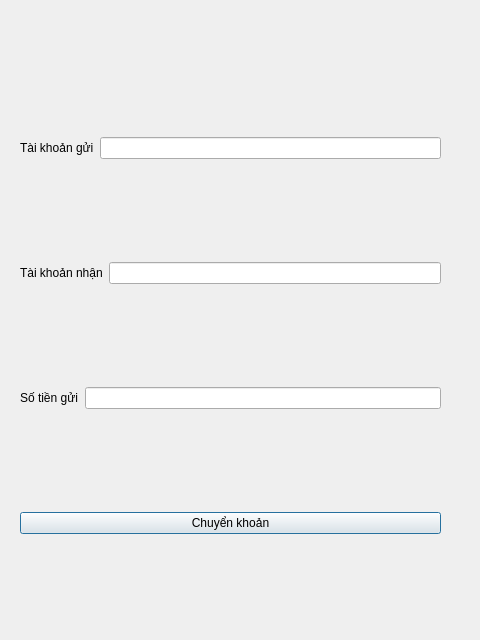
<?xml version="1.0" encoding="UTF-8"?>
<ui version="4.0">
 <class>TransferDialog</class>
 <widget class="QDialog" name="TransferDialog">
  <property name="geometry">
   <rect>
    <x>0</x>
    <y>0</y>
    <width>480</width>
    <height>640</height>
   </rect>
  </property>
  <property name="windowTitle">
   <string>Dialog</string>
  </property>
  <widget class="QWidget" name="verticalLayoutWidget">
   <property name="geometry">
    <rect>
     <x>20</x>
     <y>40</y>
     <width>421</width>
     <height>591</height>
    </rect>
   </property>
   <layout class="QVBoxLayout" name="verticalLayout">
    <item>
     <layout class="QHBoxLayout" name="horizontalLayout_4">
      <item>
       <widget class="QLabel" name="label">
        <property name="text">
         <string>Tài khoản gửi</string>
        </property>
       </widget>
      </item>
      <item>
       <widget class="QLineEdit" name="lineEditFrom"/>
      </item>
     </layout>
    </item>
    <item>
     <layout class="QHBoxLayout" name="horizontalLayout_3">
      <item>
       <widget class="QLabel" name="label_2">
        <property name="text">
         <string>Tài khoản nhận</string>
        </property>
       </widget>
      </item>
      <item>
       <widget class="QLineEdit" name="lineEditTo"/>
      </item>
     </layout>
    </item>
    <item>
     <layout class="QHBoxLayout" name="horizontalLayout">
      <item>
       <widget class="QLabel" name="label_3">
        <property name="text">
         <string>Số tiền gửi</string>
        </property>
       </widget>
      </item>
      <item>
       <widget class="QLineEdit" name="lineEditAmount"/>
      </item>
     </layout>
    </item>
    <item>
     <layout class="QHBoxLayout" name="horizontalLayout_2">
      <item>
       <widget class="QPushButton" name="pushButtonTransfer">
        <property name="text">
         <string>Chuyển khoản</string>
        </property>
       </widget>
      </item>
     </layout>
    </item>
   </layout>
  </widget>
 </widget>
 <resources/>
 <connections/>
</ui>
